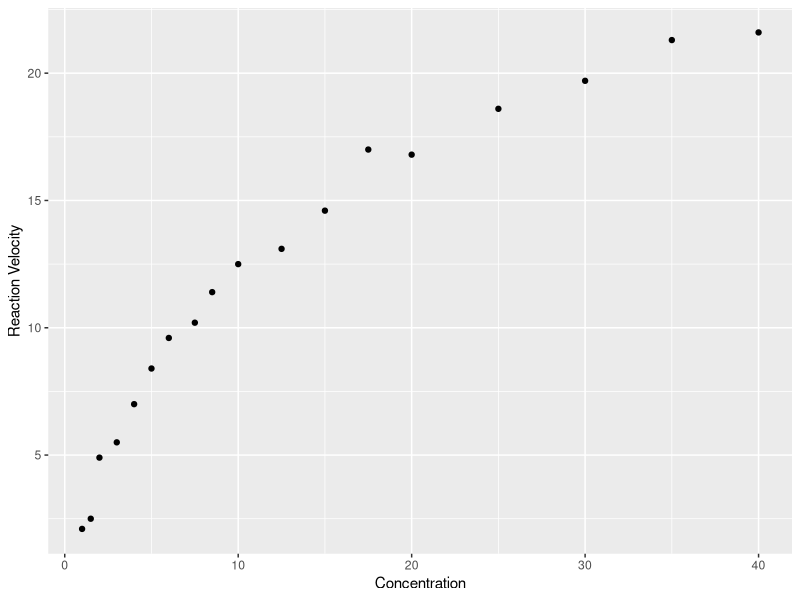
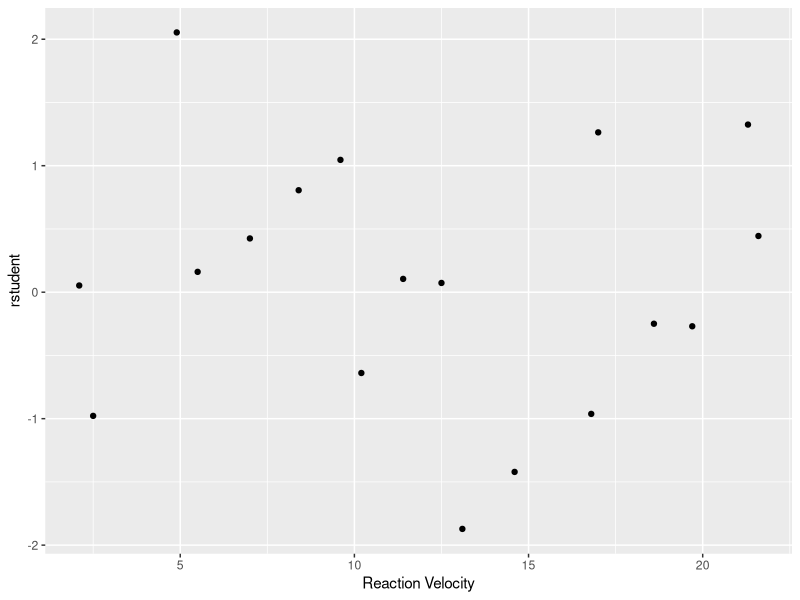
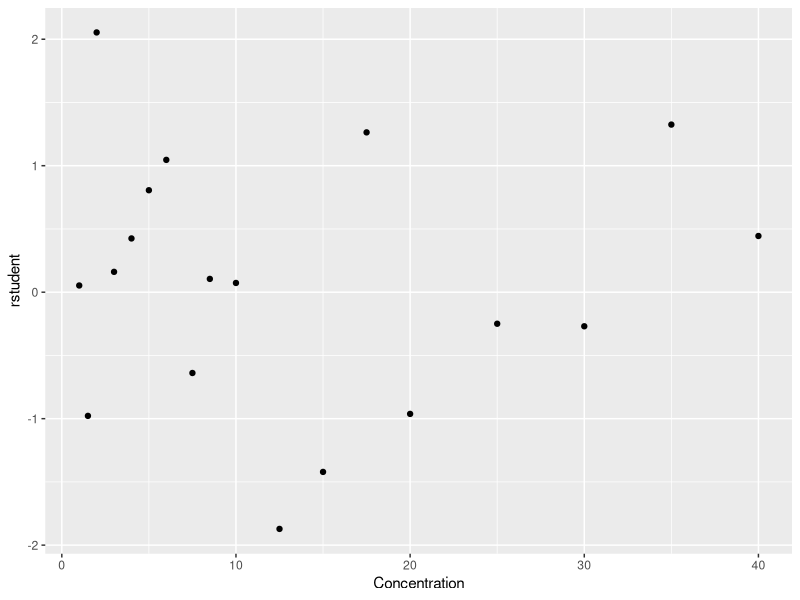
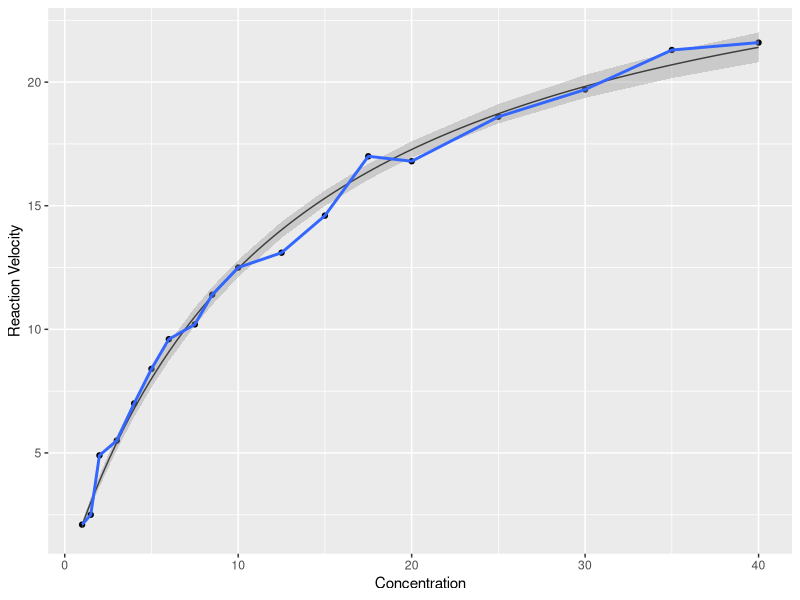
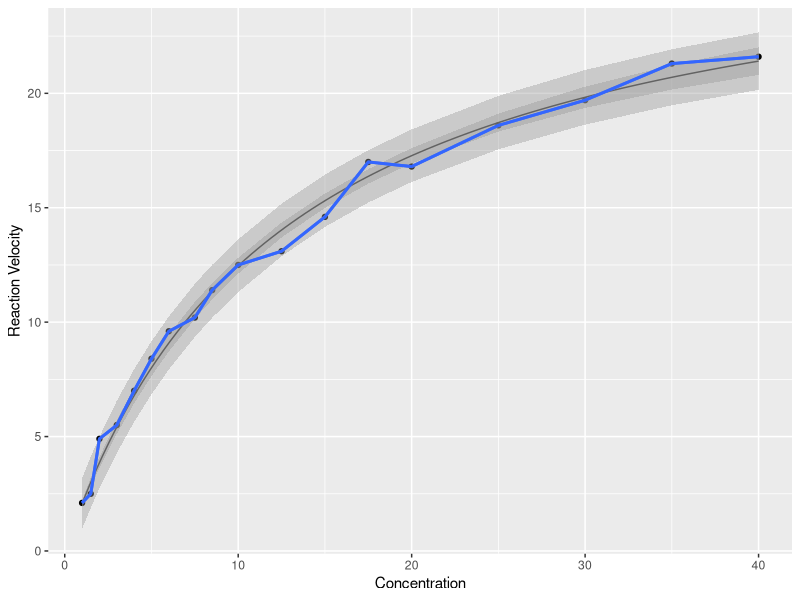
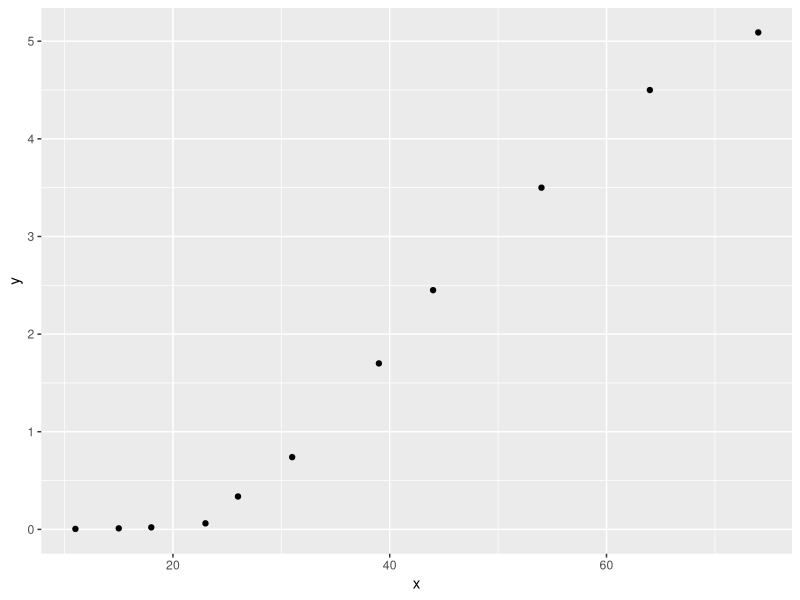
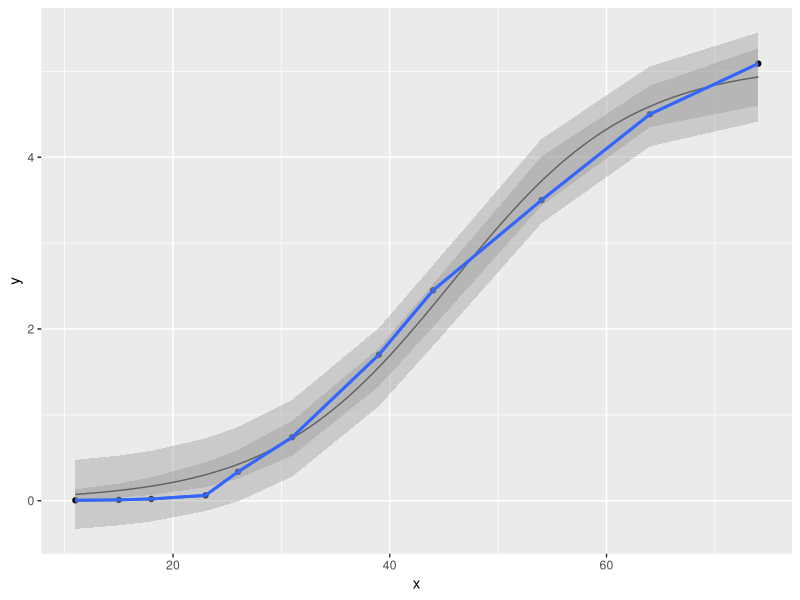

Here is the R script that generated these plots, in order:
## ---- chunk 1
library(knitr)
library(ggplot2)
## ---- chunk 2
enzyme <- read.table("datasets/enzyme.dat")
names(enzyme) <- c('y', 'x')
## ---- chunk 3
require(knitr)
kable(enzyme, row.names = T)
## ---- chunk 4
# plot the data
require(ggplot2)
p <- ggplot(data = enzyme, aes(x, y)) + geom_point() + 
  labs(y = "Reaction Velocity", x = "Concentration")
p
## ---- chunk 5
ols_fit <- lsfit(1/enzyme$x, 1/enzyme$y)
ols_fit$coefficients
## ---- chunk 6
nlmodel <- function(x, theta0, theta1) theta0 * x / (theta1 + x)
nls_fit <- nls(y ~ nlmodel(x, theta0, theta1), data = enzyme, 
               start = list(theta0 = 29.62, theta1 = 13.45), trace = T)
nls_fit
## ---- chunk 7
sm <- summary(nls_fit, correlation = T)
sm$coefficients  # coefficients and their significance
sm$correlation  # correlation matrix of parameters
## ---- chunk 8
rdf <- df.residual(nls_fit)
# C.I. for theta0
sm$coefficients[1, 1] + qt(c(.025, .975), rdf) * sm$coefficients[1, 2]
# C.I. for theta1
sm$coefficients[2, 1] + qt(c(.025, .975), rdf) * sm$coefficients[2, 2]
## ---- chunk 9
cf <- nls_fit$m$gradient()  # cf: capital f matrix
sm$cov.unscaled  # (F'F)^(-1)
ch <- cf %*% sm$cov.unscaled %*% t(cf)

# diagonal of hat matrix
kable(diag(ch), row.names = T, col.names = c("LEV"))
## ---- chunk 10
rstudent <- residuals(nls_fit) / (sm$sigma * sqrt(1 - diag(ch)))
enzyme <- data.frame(enzyme, rstudent)
qplot(y, rstudent, data = enzyme, geom = "point", xlab = "Reaction Velocity")
qplot(x, rstudent, data = enzyme, geom = "point", xlab = "Concentration")
## ---- chunk 11
y0 <- fitted(nls_fit)
se <- apply(t(cf), 2, function(f0) {
  sm$sigma * {t(f0) %*% sm$cov.unscaled %*% f0}^(.5)
})

ll <- fitted(nls_fit) + qt(.025, df.residual(nls_fit)) * se
ul <- fitted(nls_fit) + qt(.975, df.residual(nls_fit)) * se
ci <- data.frame(enzyme, ll, ul)


p + stat_function(fun = nlmodel, args = as.list(coef(nls_fit))) +
  geom_smooth(aes(ymin = ll, ymax = ul), data = ci, stat="identity")

# prediction intervals are similar
se <- apply(t(cf), 2, function(f0) {
  sm$sigma * {1 + t(f0) %*% sm$cov.unscaled %*% f0}^(.5)
})

ll <- fitted(nls_fit) + qt(.025, df.residual(nls_fit)) * se
ul <- fitted(nls_fit) + qt(.975, df.residual(nls_fit)) * se
pi <- data.frame(enzyme, ll, ul)

p + stat_function(fun = nlmodel, args = as.list(coef(nls_fit))) +
  geom_smooth(aes(ymin = ll, ymax = ul), data = ci, stat="identity") + 
  geom_smooth(aes(ymin = ll, ymax = ul), data = pi, stat="identity")
## ---- chunk 12
algal <- data.frame(x = c(11, 15, 18, 23, 26, 31, 39, 44, 54, 64, 74), 
                    y = c(.0048, .0105, .0207, .0619, .3370, 
                          .7400, 1.7, 2.45, 3.5, 4.5, 5.09))
kable(algal, row.names = T)
## ---- chunk 13
require(ggplot2)
p <- ggplot(data = algal, aes(x, y)) + geom_point()
p
## ---- chunk 14
# setup grid
grid <- expand.grid(theta0 = seq(0, 10, 2), 
                    theta1 = seq(0, .5, .1), 
                    theta2 = seq(40, 60, 5))
kable(head(grid))
## ---- chunk 15
nlmodel <- function(x, theta) {
  theta[1] / (1 + exp(-theta[2] * (x - theta[3])))
}

sse <- apply(grid, 1, function(theta) {
  sum((algal$y - nlmodel(algal$x, theta))^2)
})
kable(head(data.frame(grid, sse)))  # only the head of the table is shown
## ---- chunk 16
grid[which.min(sse), ]
## ---- chunk 17
nls_fit <- nls(y ~ nlmodel(x, theta), data = algal, trace = T,
               start = list(theta = c(6, .1, 50)))
nls_fit
sm <- summary(nls_fit, correlation = T)
sm$coefficients
sm$correlation
## ---- chunk 18
# the output shows theta 1-3, it's actually theta 0-2
mapply(function(est, se) est + qt(c(.025, .975), df.residual(nls_fit)) * se,
       sm$coefficients[, 1], sm$coefficients[, 2], SIMPLIFY = F)
## ---- chunk 19
y0 <- fitted(nls_fit)
cf <- cf <- nls_fit$m$gradient() 
se <- apply(t(cf), 2, function(f0) {
  sm$sigma * {t(f0) %*% sm$cov.unscaled %*% f0}^(.5)
})

ll <- fitted(nls_fit) + qt(.025, df.residual(nls_fit)) * se
ul <- fitted(nls_fit) + qt(.975, df.residual(nls_fit)) * se
ci <- data.frame(algal, ll, ul)

# prediction intervals are similar
se <- apply(t(cf), 2, function(f0) {
  sm$sigma * {1 + t(f0) %*% sm$cov.unscaled %*% f0}^(.5)
})

ll <- fitted(nls_fit) + qt(.025, df.residual(nls_fit)) * se
ul <- fitted(nls_fit) + qt(.975, df.residual(nls_fit)) * se
pi <- data.frame(algal, ll, ul)

p + stat_function(fun = nlmodel, args = list(coef(nls_fit))) +
  geom_smooth(aes(ymin = ll, ymax = ul), data = ci, stat="identity") + 
  geom_smooth(aes(ymin = ll, ymax = ul), data = pi, stat="identity")
